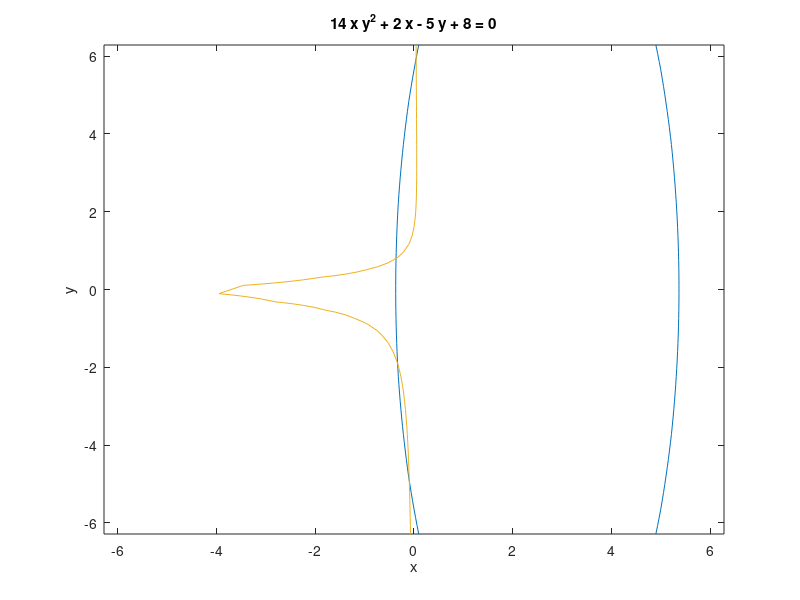
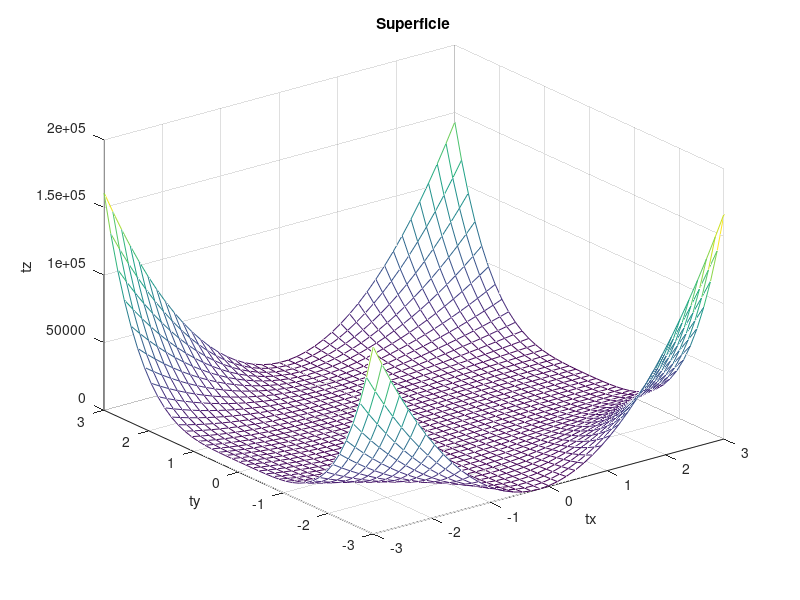

Write the MATLAB code that produced these figures, in order. (Note: this script raises an error after producing the figures.)
% Ejercicio 6

clc
clear all
clf

addpath('../Nolineal')



f=@ (x,y) 4*x.^2 -20*x+0.25* y.^2 -8;
g=@ (x,y)  14* x.* y.^2 + 2*x - 5*y +8 ;
ezplot(f)
hold on
ezplot(g)
hold off

F=@(X) [4*X(1).^2-20*X(1)+0.25*X(2).^2-8;14*X(1)* X(2).^2+2*X(1)-5*X(2)+8];

figure(2);
tx = ty = linspace (-3, 3, 41)';
length(tx)
[xx, yy] = meshgrid (tx, ty);
tz=f(xx,yy).^2+g(xx,yy).^2;

mesh (tx, ty, tz);
xlabel ("tx");
ylabel ("ty");
zlabel ("tz");
title ("Superficie");



Fobj=@(X) objetivo(F,X);
global paso;
paso=0.01;
global precision;
precision=0.001;
X0=[0,0];
X1=[5,3];
F(X0)

nmaxiter=100;
[Xm1, FXm1, npasos1] = descensoRapido (Fobj, X0, nmaxiter)

[Xm2, FXm2, npasos2] = descensoRapido (Fobj, X1, nmaxiter)

%%
precision=5E-7;

dF=@ (X) difAproximada(F,X);
[X_1,FX_1,pasos_1]=newtonV(F,dF,Xm1',nmaxiter)

[X_2,FX_2,pasos_2]=newtonV(F,dF,Xm2',nmaxiter)








rmpath('../Nolineal')